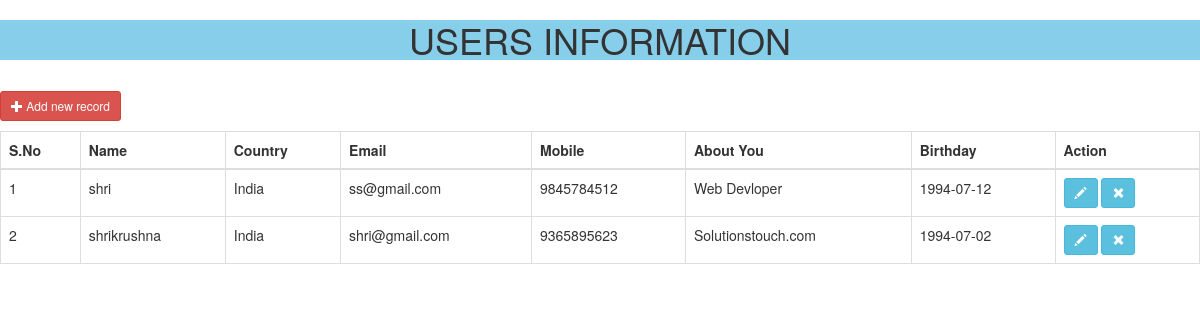
The page / on the database its author committed.
### tables this page shows
CREATE TABLE `users_information` (
  `id` int(11) NOT NULL,
  `name` varchar(50) NOT NULL,
  `email` varchar(100) NOT NULL,
  `country` varchar(50) NOT NULL,
  `mobile` varchar(50) NOT NULL,
  `about` varchar(300) NOT NULL,
  `dob` date NOT NULL,
  `last_update` datetime NOT NULL
);

### index.php (the view, shortened to what this page needs)
<?php
    include('config.php');
    $result = $db->query('SELECT * FROM users_information order by name ASC');
    $data_record = $result->num_rows;
?>
<!DOCTYPE html>
<html lang="en">
  <head>
    <h1 style="background-color:skyblue;">USERS INFORMATION</h1>
    <link rel="stylesheet" href="http://maxcdn.bootstrapcdn.com/bootstrap/3.3.5/css/bootstrap.min.css">
  </head>
  <body>
  <div class="row">
      <div class="col-md-12">
        <h3><a data="page_0" class="model_form btn btn-sm btn-danger" href="#"><span class="glyphicon glyphicon-plus"></span> Add new record</a></h3>
      </div>
  </div>
  <div class="row">
      <div class="col-md-12">
           <table class="table table-bordered" cellspacing="0" width="100%">
            <thead>
                <tr>
                    <th>S.No</th>
                    <th>Name</th>
                    <th>Country</th>
                    <th>Email</th>
                    <th>Mobile</th>
                    <th>About You</th>
                    <th>Birthday</th>
                    <th>Action</th>
                </tr>
            </thead>
            <tbody>
                <?php if(isset($result) && ($data_record) > 0)  : $i=1; ?>
                    <?php  while ($users = mysqli_fetch_object($result)) { ?>
                        <tr class="<?=$users->id?>_del">
                            <td><?=$i;?></td>
                            <td><?=$users->name;?></td>
                            <td><?=$users->country;?></td>
                            <td><?=$users->email;?></td>
                            <td><?=$users->mobile;?></td>
                            <td><?=$users->about;?></td>
                            <td><?=$users->dob;?></td>
                            <td><a data="<?php echo 'page_'.$users->id ?>" class="model_form btn btn-info btn-sm" href="#"> <span class="glyphicon glyphicon-pencil"></span></a>
                            <a data="<?php echo  $users->id ?>" title="Delete <?php echo $users->name;?>" class="tip delete_check btn btn-info btn-sm "><span class="glyphicon glyphicon-remove"></span> </a>
                            </td>
                        </tr>
                <?php $i++; } ?>
            <?php else : echo '<tr><td colspan="8"><div align="center">-------No record found -----</div></td></tr>'; ?>
           <?php endif; ?>
            </tbody>
        </table>
      </div>
      <div class="col-md-2">
      </div>
  </div>
</body>
</html>

### index.php (style rules this page uses)
h1 { text-align:center; }

### rows shown on the page
users_information: name "shri", country "India", email "ss@gmail.com", mobile "9845784512", about "Web Devloper", dob "1994-07-12"
users_information: name "shrikrushna", country "India", email "shri@gmail.com", mobile "9365895623", about "Solutionstouch.com", dob "1994-07-02"
